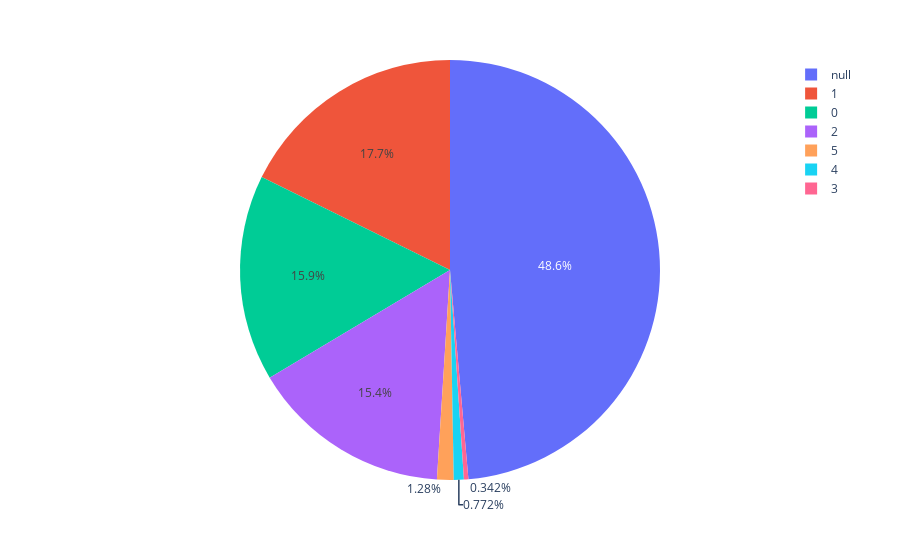

The notebook cell this image was saved under:
### Code cell
px.pie(data, names = 'balcony')

### Figure 1 — Plotly figure (JSON) as saved in the notebook; plotly's stock layout.template omitted (floating-point values rounded to 4 significant figures; data arrays with more than 128 entries replaced by an {"elided": "..."} marker saying what was removed)
{"data": [{"domain": {"x": [0, 1], "y": [0, 1]}, "hovertemplate": "balcony=%{label}<extra></extra>", "labels": {"elided": "23693 int values"}, "legendgroup": "", "name": "", "showlegend": true, "type": "pie"}], "layout": {"legend": {"tracegroupgap": 0}, "margin": {"t": 60}}}
